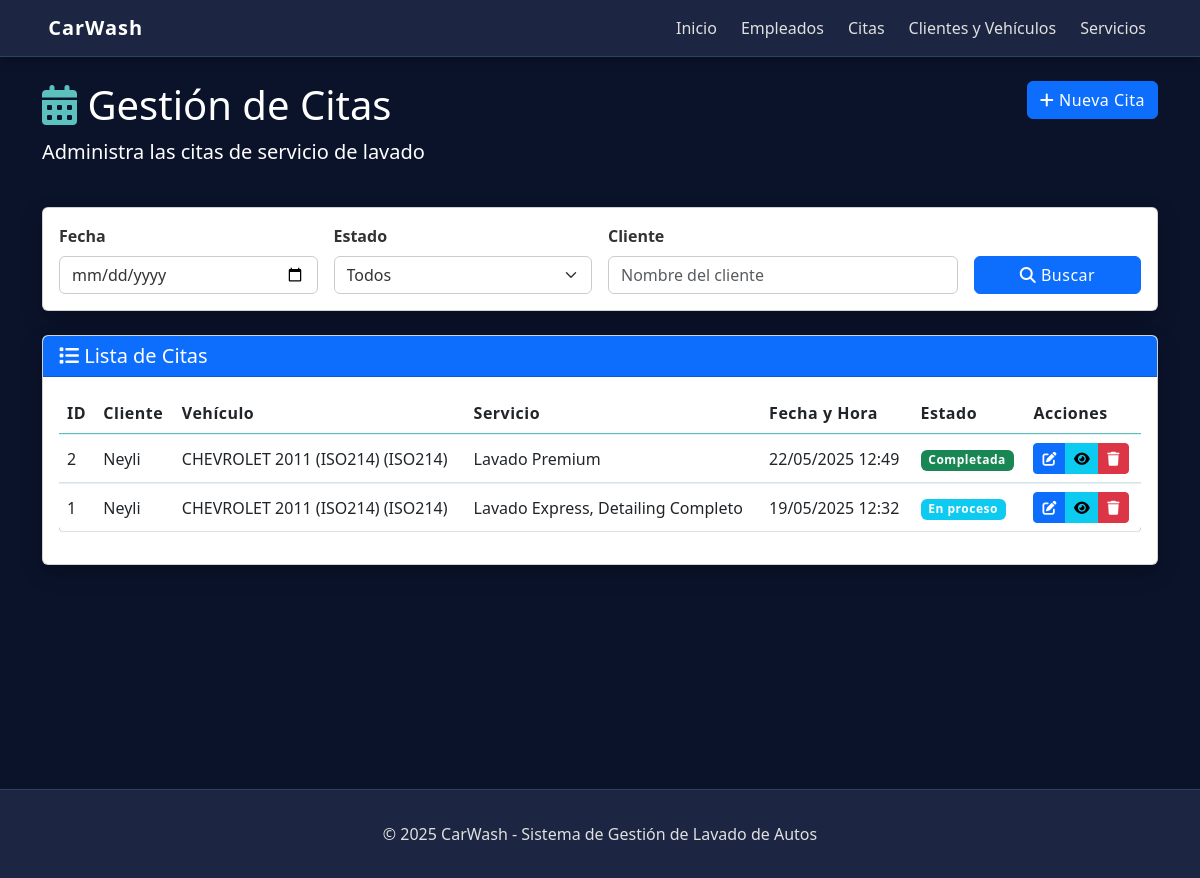
/citas/, run on an earlier commit of the app's database.
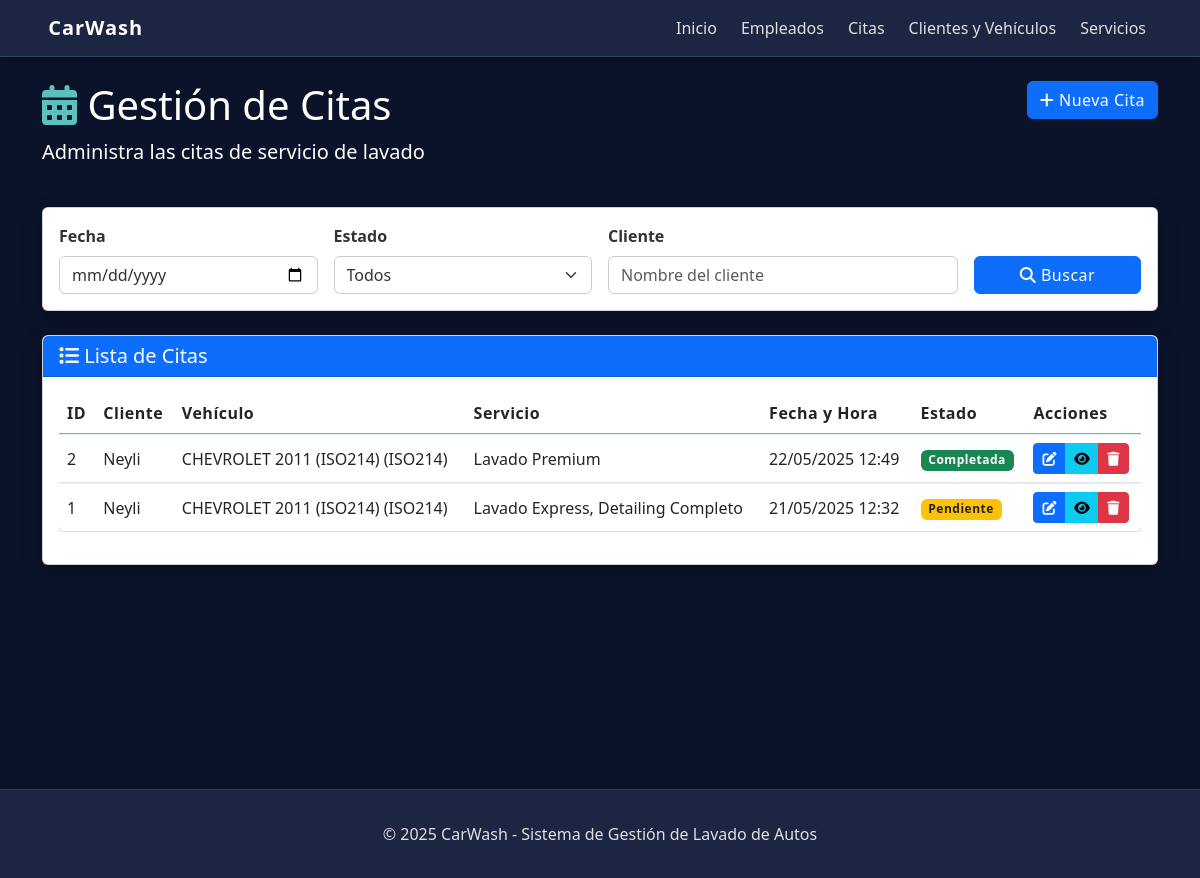
And on a later commit of the database.
### DbWash/models.py (models this page shows, shortened)
class Cita(models.Model):
    ESTADO_CHOICES = [
        ('Pendiente', 'Pendiente'),
        ('En proceso', 'En proceso'),
        ('Completada', 'Completada'),
        ('Cancelada', 'Cancelada'),
    ]
    vehiculo = models.ForeignKey(Vehiculo, on_delete=models.CASCADE)
    empleado = models.ForeignKey(Empleado, on_delete=models.CASCADE)
    fecha_hora = models.DateTimeField(null=False)
    servicios = models.ManyToManyField(servicio)
    estado = models.CharField(max_length=20, choices=ESTADO_CHOICES, default='Pendiente')
    notas = models.TextField(null=True, blank=True)
    fecha_creacion = models.DateTimeField(default=timezone.now)

class Vehiculo(models.Model):
    cliente = models.ForeignKey(Cliente, on_delete=models.CASCADE)
    placa = models.CharField(max_length=10, null=False)
    marca = models.CharField(max_length=50, null=False)
    modelo = models.CharField(max_length=50, null=False)
    color = models.CharField(max_length=30, null=False)
    tipo = models.CharField(max_length=30, null=False)
    def __str__(self):
        return f"{self.marca} {self.modelo} ({self.placa})"

class Cliente(models.Model):
    nombre = models.CharField(max_length=100, null=False)
    cedula = models.CharField(max_length=15, null=False)
    direccion = models.CharField(max_length=200, null=False)
    telefono = models.CharField(max_length=15, null=False)
    correo = models.EmailField(max_length=100, null=False)
    def __str__(self):
        return self.nombre

### CarWash/views.py (the view)
# urls.py: path('citas/', views.citas, name='citas'),
def citas(request):
    fecha = request.GET.get('fecha', '')
    estado = request.GET.get('estado', '')
    cliente_query = request.GET.get('cliente', '')
    citas_list = Cita.objects.all().order_by('-fecha_hora')
    if fecha:
        citas_list = citas_list.filter(fecha_hora__date=fecha)
    if estado:
        citas_list = citas_list.filter(estado=estado)
    if cliente_query:
        citas_list = citas_list.filter(
            Q(vehiculo__cliente__nombre__icontains=cliente_query) |
            Q(vehiculo__cliente__cedula__icontains=cliente_query)
        )
    paginator = Paginator(citas_list, 10)  # 10 citas por página
    page = request.GET.get('page')
    citas = paginator.get_page(page)
    clientes = Cliente.objects.all()
    servicios_list = servicio.objects.all()
    vehiculos = Vehiculo.objects.all()
    context = {
        'citas': citas,
        'clientes': clientes,
        'servicios': servicios_list,
        'vehiculos': vehiculos,
    }
    return render(request, 'citas.html', context)

### templates/citas.html (shortened to what the changed rows need)
{% extends "./layouts/base.html" %}
{% block content %}
    <div class="row mb-4">
        <div class="col-md-8">
            <h1 style="color: white !important;"><i class="fas fa-calendar-alt" style="color: #5bc0be !important;"></i> Gestión de Citas</h1>
        </div>
    </div>
    <div class="card">
        <div class="card-body">
            <div class="table-responsive">
                <table class="table table-hover">
                    <thead>
                        <tr>
                            <th>ID</th>
                            <th>Cliente</th>
                            <th>Vehículo</th>
                            <th>Servicio</th>
                            <th>Fecha y Hora</th>
                            <th>Estado</th>
                            <th>Acciones</th>
                        </tr>
                    </thead>
                    <tbody>
                        {% if citas %}
                            {% for cita in citas %}
                                <tr>
                                    <td>{{ cita.id }}</td>
                                    <td>{{ cita.vehiculo.cliente }}</td>
                                    <td>{{ cita.vehiculo }} ({{ cita.vehiculo.placa }})</td>
                                    <td>
                                        {% for servicio in cita.servicios.all %}
                                            {{ servicio.nombre }}{% if not forloop.last %}, {% endif %}
                                        {% endfor %}
                                    </td>
                                    <td>{{ cita.fecha_hora|date:"d/m/Y H:i" }}</td>
                                    <td>
                                        {% if cita.estado == 'Completada' %}
                                            <span class="badge bg-success">{{ cita.estado }}</span>
                                        {% elif cita.estado == 'Pendiente' %}
                                            <span class="badge bg-warning text-dark">{{ cita.estado }}</span>
                                        {% elif cita.estado == 'En proceso' %}
                                            <span class="badge bg-info">{{ cita.estado }}</span>
                                        {% elif cita.estado == 'Cancelada' %}
                                            <span class="badge bg-danger">{{ cita.estado }}</span>
                                        {% endif %}
                                    </td>
                                    <td>
                                        <div class="btn-group btn-group-sm">
                                            <button class="btn btn-primary" data-bs-toggle="modal" data-bs-target="#editarCitaModal{{ cita.id }}">
                                                <i class="fas fa-edit"></i>
                                            </button>
                                            <a href="{% url 'cita_detalle' cita.id %}" class="btn btn-info">
                                                <i class="fas fa-eye"></i>
                                            </a>
                                            <button class="btn btn-danger" data-bs-toggle="modal" data-bs-target="#eliminarCitaModal{{ cita.id }}">
                                                <i class="fas fa-trash"></i>
                                            </button>
                                        </div>
                                    </td>
                                </tr>
                            {% endfor %}
                        {% else %}
                            <tr>
                                <td colspan="7" class="text-center">No hay citas registradas</td>
                            </tr>
                        {% endif %}
                    </tbody>
                </table>
            </div>
        </div>
    </div>
{% endblock %}

What changed in the data, as far as the page shows it:
changed Cita id 1: fecha_hora "19/05/2025 12:32" → "21/05/2025 12:32"; estado "En proceso" → "Pendiente"
